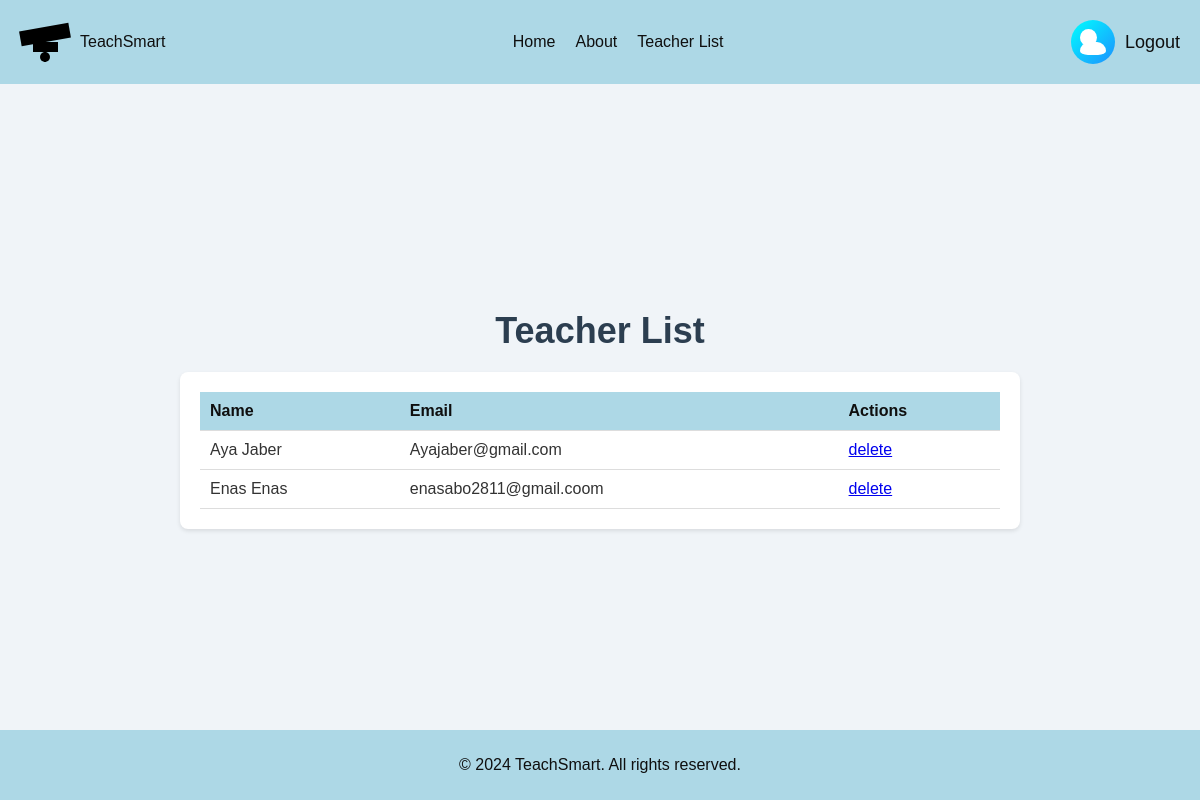
The page /teacher_list/ on the database its author committed.
### tsweb/models.py (models this page shows, shortened)
class Teacher(models.Model):
    CLASS_CHOICES = [
        ('A', 'First grade'),
        ('B', 'Second grade'),
        ('C', 'Third grade'),
        ('D', 'Fourth grade'),
        ('E', 'Fifth grade'),
        ('F', 'Sixth grade'),
    ]
    id_number = models.CharField(
        max_length=9,
        unique=True,
        validators=[RegexValidator(r'^\d{9}$', "Please enter exactly 9 digits.")]
    )
    first_name = models.CharField(max_length=50)
    last_name = models.CharField(max_length=50)
    date_of_birth = models.DateField()
    email = models.EmailField(unique=True, validators=[EmailValidator(message="Invalid email address.")])
    phone_number = models.CharField(
        max_length=10,
        validators=[
            RegexValidator(
                regex=r'^(05\d|0[23489])\d{7}$',
                message='Invalid Israeli phone number. Please enter 10 digits starting with 05 .'
            )
        ]
    )
    password = models.CharField(max_length=128)  # הוספת שדה סיסמה
    subject = models.ForeignKey(Subject, on_delete=models.CASCADE, related_name='teachers', help_text="Select the subject the teacher can teach")
    classes = models.CharField(
        max_length=1,
        choices=CLASS_CHOICES,
        help_text="Select the grade the teacher can educate"
    )
    def __str__(self):
        return f"{self.first_name} {self.last_name}"

### tsweb/views.py (the view)
# urls.py: path('teacher_list/',views.teacher_list, name="teacher_list"),
def teacher_list(request):
    teachers = Teacher.objects.all()
    return render(request, 'teacher_list.html', {'teachers': teachers})

### tsweb/Templates/teacher_list.html (shortened to what this page needs)
<!DOCTYPE html>
<html lang="en" dir="ltr">
<head>
</head>
<body>
<header>
    <div class="logo">
        <div class="graduation-hat">
            <div class="hat-top"></div>
            <div class="hat-tassel"></div>
        </div>
        <span>TeachSmart</span>
    </div>
    <nav>
        <ul>
            <li><a href="{% url 'admin_homepage' %}">Home</a></li>
            <li><a href="/about">About</a></li>
            <li><a href="/teacher-list">Teacher List</a></li>
        </ul>
    </nav>
    <div class="auth-buttons">
        <a href="{% url 'logout_admin' %}" class="login-button">
            <div class="user-icon"></div>
            <span class="login-text">Logout</span>
        </a>
    </div>
</header>
<div class="main-content">
    <h1>Teacher List</h1>
    <div class="teacher-list">
        <table>
            <thead>
                <tr>
                    <th>Name</th>
                    <th>Email</th>
                    <th>Actions</th>
                </tr>
            </thead>
            <tbody>
                {% for teacher in teachers %}
                <tr>
                    <td>{{ teacher }}</td>
                    <td>{{ teacher.email }}</td>
                    <td>
                        <a href="#" class="btn btn-danger">delete</a>
                    </td>
                </tr>
                {% empty %}
                <tr>
                    <td colspan="3">No teachers available.</td>
                </tr>
                {% endfor %}
            </tbody>
        </table>
    </div>
</div>
<footer>
    <p>&copy; 2024 TeachSmart. All rights reserved.</p>
</footer>
</body>
</html>

### tsweb/Templates/teacher_list.html (style rules this page uses)
body { font-family: 'Arial', sans-serif; background-color: #f0f4f8; margin: 0; padding: 0; color: #333; min-height: 100vh; display: flex; flex-direction: column; }
header { display: flex; justify-content: space-between; align-items: center; padding: 20px; background-color: #add8e6; color: #0f0f0f; }
.logo { display: flex; align-items: center; }
.graduation-hat { width: 50px; height: 30px; position: relative; margin-right: 10px; }
.hat-top { width: 100%; height: 50%; background-color: #000; position: absolute; top: 0; left: 0; transform: rotate(-10deg); }
.hat-tassel { width: 2px; height: 20px; background-color: #000; position: absolute; top: 50%; left: 50%; transform: translateX(-50%); }
.hat-tassel::after { content: ''; width: 10px; height: 10px; background-color: #000; border-radius: 50%; position: absolute; bottom: 0; left: 50%; transform: translateX(-50%); }
nav ul { list-style: none; display: flex; gap: 20px; padding: 0; margin: 0; align-items: center; }
nav a { text-decoration: none; color: #0f0f0f; }
.auth-buttons { display: flex; align-items: center; }
.login-button { display: flex; align-items: center; gap: 10px; text-decoration: none; color: #0f0f0f; font-size: 18px; }
.user-icon { width: 44px; height: 44px; background: linear-gradient(135deg, #00ffff, #1e90ff); border-radius: 50%; position: relative; display: inline-flex; justify-content: center; align-items: center; }
.user-icon::before { content: ''; width: 40%; height: 40%; background-color: white; border-radius: 50%; position: absolute; top: 20%; left: 20%; }
.user-icon::after { content: ''; width: 60%; height: 30%; background-color: white; border-radius: 15px 15px 50% 50%; position: absolute; bottom: 20%; left: 20%; }
.login-text { vertical-align: middle; }
.main-content { flex: 1; display: flex; flex-direction: column; align-items: center; justify-content: center; text-align: center; padding: 40px 20px; }
.main-content h1 { color: #2c3e50; font-size: 36px; margin-bottom: 20px; }
.teacher-list { width: 100%; max-width: 800px; background-color: #fff; padding: 20px; border-radius: 8px; box-shadow: 0 2px 4px rgba(0, 0, 0, 0.1); text-align: left; }
.teacher-list table { width: 100%; border-collapse: collapse; }
.teacher-list th, .teacher-list td { padding: 10px; border-bottom: 1px solid #ddd; }
.teacher-list th { background-color: #add8e6; color: #0f0f0f; }
footer { background-color: #add8e6; color: #0f0f0f; text-align: center; padding: 10px; }

### rows shown on the page
Teacher: first_name+last_name "Aya Jaber", email "Ayajaber@gmail.com"
Teacher: first_name+last_name "Enas Enas", email "enasabo2811@gmail.coom"
